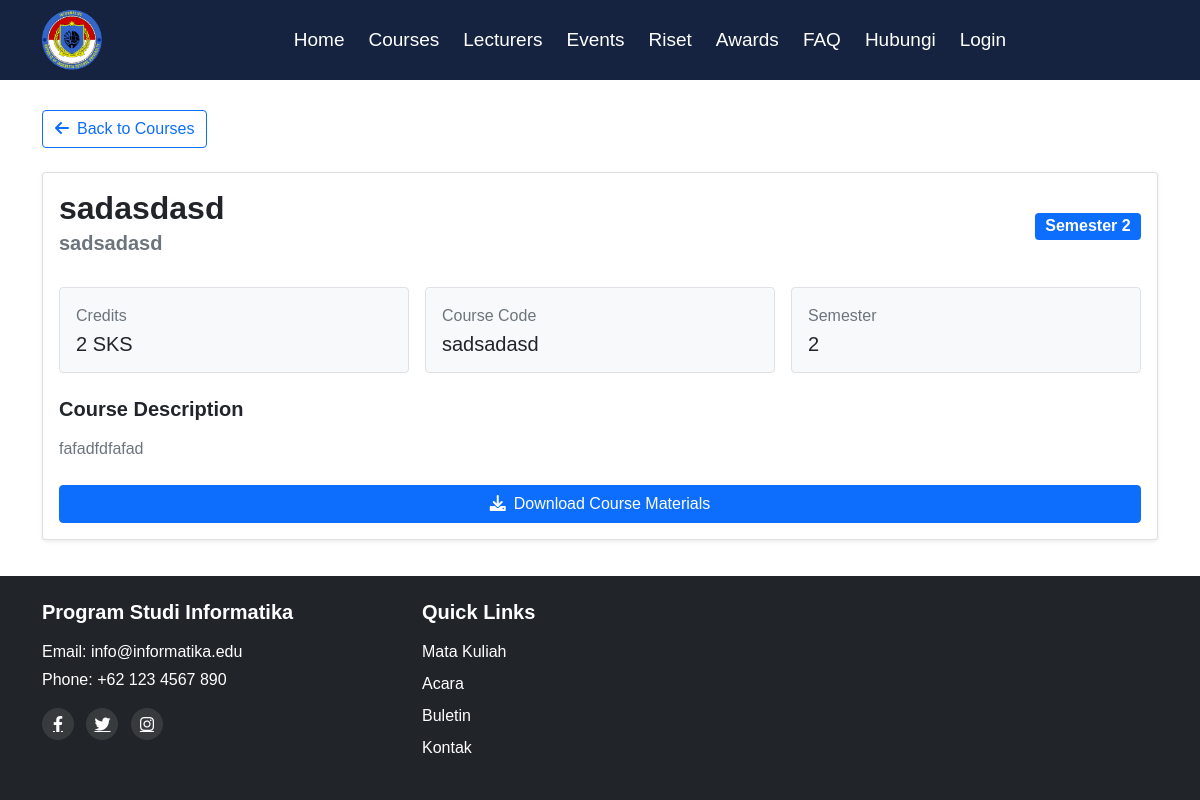
Page /templates/course_detail.php?id=12 on the committed database.
### tables this page shows
CREATE TABLE `courses` (
  `id` int(11) NOT NULL AUTO_INCREMENT,
  `code` varchar(10) DEFAULT NULL,
  `name` varchar(255) DEFAULT NULL,
  `credits` int(11) DEFAULT NULL,
  `description` text DEFAULT NULL,
  `image_url` varchar(255) DEFAULT NULL,
  `semester` int(11) DEFAULT NULL,
  `materials_url` varchar(255) DEFAULT NULL,
  `address_url` varchar(255) DEFAULT NULL,
  PRIMARY KEY (`id`)
);

### templates/course_detail.php (the view, shortened to what this page needs)
<?php
include 'header.php';
$conn = new mysqli("localhost", "root", "", "informatics_db");
$id = isset($_GET['id']) ? (int)$_GET['id'] : 0;
$stmt = $conn->prepare("SELECT * FROM courses WHERE id = ?");
$stmt->bind_param("i", $id);
$stmt->execute();
$result = $stmt->get_result();
$course = $result->fetch_assoc();
?>
<div class="container" style="padding-top: 110px; padding-bottom: 2rem;">
    <div class="mb-4">
        <a href="courses.php" class="btn btn-outline-primary">
            <i class="fas fa-arrow-left me-2"></i>Back to Courses
        </a>
    </div>
    <div class="card shadow-sm">
        <div class="card-body">
            <div class="d-flex justify-content-between align-items-center mb-4">
                <div>
                    <h2 class="mb-1"><?php echo htmlspecialchars($course['name']); ?></h2>
                    <h5 class="text-muted"><?php echo htmlspecialchars($course['code']); ?></h5>
                </div>
                <span class="badge bg-primary fs-6">Semester <?php echo $course['semester']; ?></span>
            </div>
            <div class="row g-3 mb-4">
                <div class="col-sm-6 col-md-4">
                    <div class="p-3 border rounded bg-light">
                        <div class="text-muted mb-1">Credits</div>
                        <div class="h5 mb-0"><?php echo $course['credits']; ?> SKS</div>
                    </div>
                </div>
                <div class="col-sm-6 col-md-4">
                    <div class="p-3 border rounded bg-light">
                        <div class="text-muted mb-1">Course Code</div>
                        <div class="h5 mb-0"><?php echo htmlspecialchars($course['code']); ?></div>
                    </div>
                </div>
                <div class="col-sm-6 col-md-4">
                    <div class="p-3 border rounded bg-light">
                        <div class="text-muted mb-1">Semester</div>
                        <div class="h5 mb-0"><?php echo $course['semester']; ?></div>
                    </div>
                </div>
            </div>
            <div class="mb-4">
                <h5 class="mb-3">Course Description</h5>
                <p class="text-muted"><?php echo nl2br(htmlspecialchars($course['description'])); ?></p>
            </div>
            <?php if($course['materials_url']): ?>
            <div class="d-grid">
                <a href="<?php echo htmlspecialchars($course['materials_url']); ?>"
                   class="btn btn-primary"
                   target="_blank">
                    <i class="fas fa-download me-2"></i>Download Course Materials
                </a>
            </div>
            <?php endif; ?>
        </div>
    </div>
</div>
<?php include 'footer.php'; ?>

### templates/header.php (style rules this page uses)
* { font-family: 'Poppins', sans-serif; }
body { font-family: 'Poppins', sans-serif; }
h1, h2, h3, h4, h5, h6 { font-family: 'Poppins', sans-serif; font-weight: 600; }
p { font-family: 'Poppins', sans-serif; font-weight: 400; }
.btn { font-family: 'Poppins', sans-serif; font-weight: 500; }

### templates/footer.php (style rules this page uses)
html, body { height: 100%; margin: 0; }
body { display: flex; flex-direction: column; min-height: 100vh; }

### rows in the picture
courses: name "sadasdasd", code "sadsadasd", semester "2", credits "2", description "fafadfdfafad"
